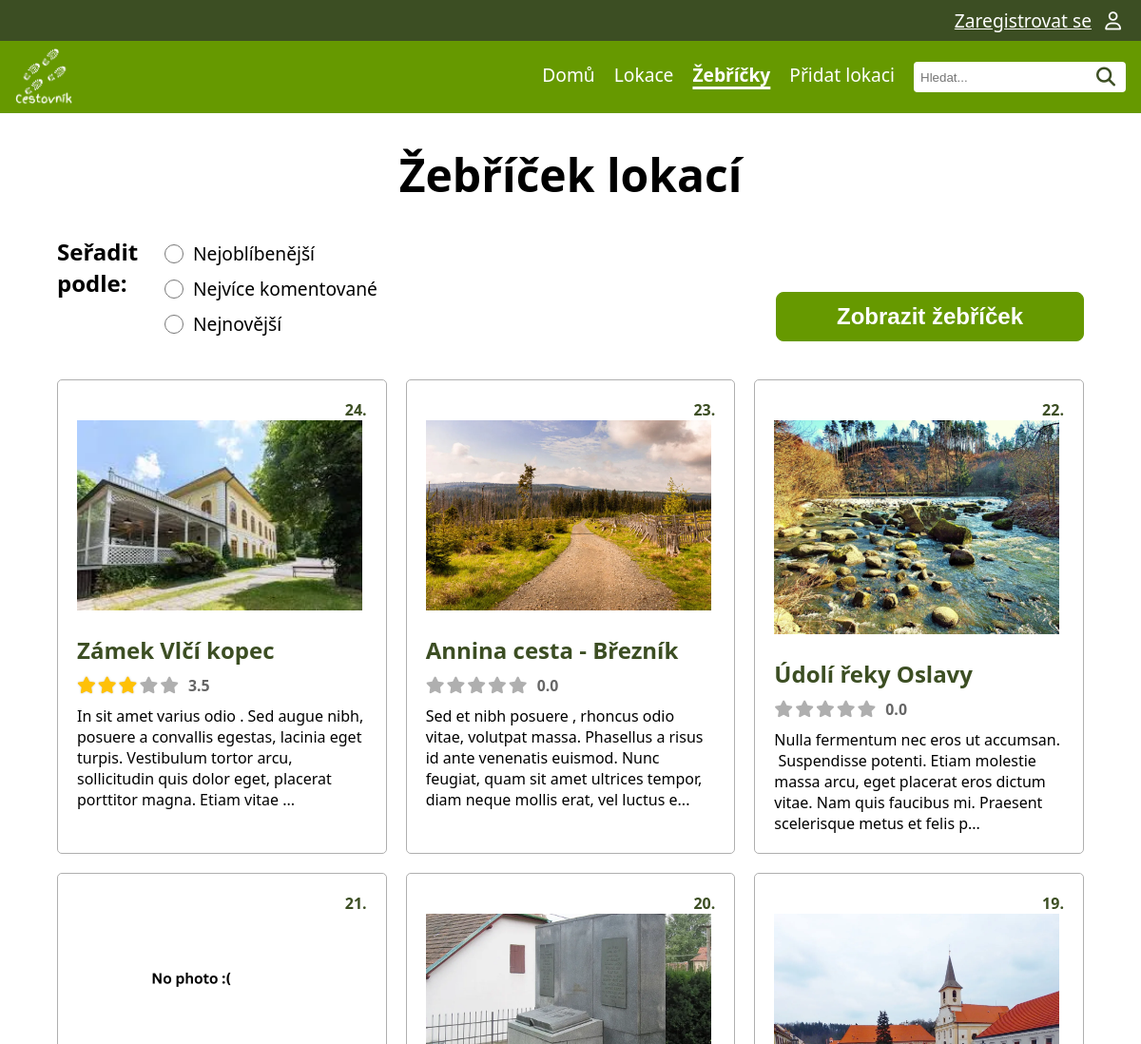
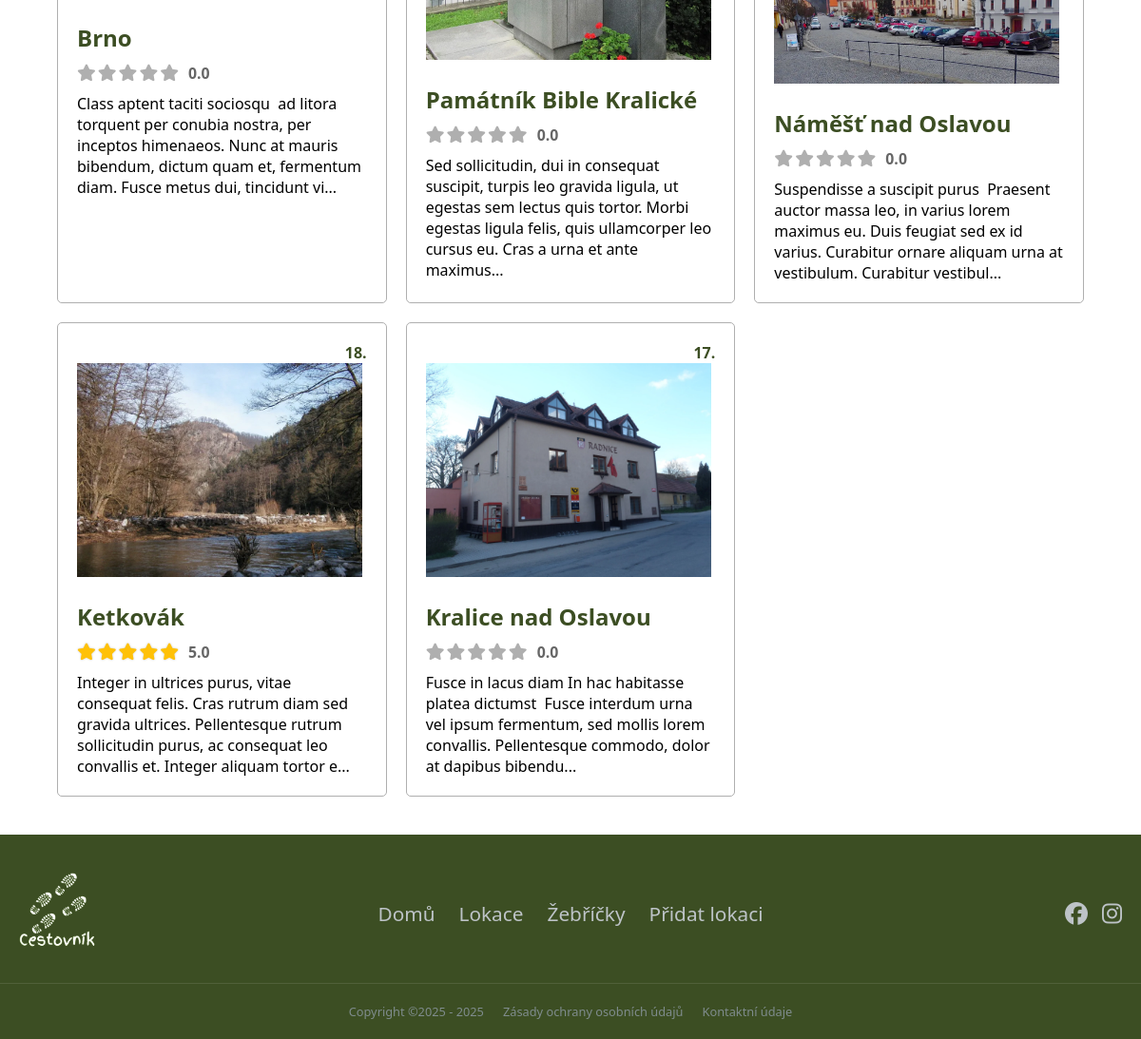
Screenshot of /rankings with the database file from the repository (2 pictures, top to bottom).
### tables this page shows
CREATE TABLE "photo"
(
    id          INTEGER
        primary key autoincrement,
    name        VARCHAR not null,
    alt_text    VARCHAR,
    url         VARCHAR not null,
    id_location INTEGER not null
        references location
            on delete cascade
);

CREATE TABLE "location"
(
    id                  INTEGER
        primary key autoincrement,
    name                VARCHAR                   not null,
    description         VARCHAR,
    date_location_added TEXT default current_date not null,
    id_user             INTEGER                   not null
        constraint location_user_id_fk
            references user
            on delete cascade,
    id_status           INTEGER                   not null
        constraint location_location_status_id_fk
            references location_status
);

### pages/rankings.py (the view)
@router.get("/rankings")
async def rankings_page(request: Request, sort:str = "sort", svc: LocationService = Depends(locations_service) ):
    titles_map = {
        "rating": "Nejoblíbenější lokace podle hodnocení",
        "comments": "Nejvíce diskutované lokace",
        "newest": "Nejnovější přidané lokace"
    }
    page_title = titles_map.get(sort, "Žebříček lokací")
    locations = {}
    if sort == "rating":
        locations = svc.list_locations_by_avg_rating()
    elif sort == "comments":
        locations = svc.list_locations_by_most_comments()
    elif sort == "newest":
        locations = svc.list_locations_by_newest()
    else:
        locations = svc.list_locations_by_newest()
    tpl = request.app.state.templates
    return tpl.TemplateResponse(
        "rankings.html",
        {
            "request": request,
            "title": page_title,
            "locations": locations
        }
    )

### templates/rankings.html (shortened to what this page needs)
{% extends "base.html" %}
{% block head %}
    <link rel="stylesheet" href="{{ url_for('static', path='css/rankings.css') }}">
    <link rel="stylesheet" href="{{ url_for('static', path='css/rating.css') }}">
{% endblock %}
{% block content %}
    <h1>{{ title }}</h1>
    <div class="container">
        <form action="/rankings" method="get" class="sort-container">
            <div class="sort-by-text">
                <label>Seřadit podle:</label>
            </div>
            <div class="sort-buttons">
                <div class="sort-option">
                    <input type="radio" id="sort_rating" name="sort" value="rating"
                           {% if current_sort == 'rating' %}checked{% endif %}>
                    <label for="sort_rating">Nejoblíbenější</label>
                </div>
                <div class="sort-option">
                    <input type="radio" id="sort_comments" name="sort" value="comments"
                           {% if current_sort == 'comments' %}checked{% endif %}>
                    <label for="sort_comments">Nejvíce komentované</label>
                </div>
                <div class="sort-option">
                    <input type="radio" id="sort_newest" name="sort" value="newest"
                           {% if current_sort == 'newest' %}checked{% endif %}>
                    <label for="sort_newest">Nejnovější</label>
                </div>
            </div>
            <div class="sort-spacer"></div>
            <div class="sort-button">
                <button type="submit" class="btn">Zobrazit žebříček</button>
            </div>
        </form>
    </div>
    <div class="container">
        <div class="locations-container">
            {% for loc in locations %}
                <div class="location-box">
                    <a href="{{ url_for('location_detail',  location_id=loc['id']) }}">
                        <div class="location-box-id">{{ loc['id'] }}.</div>
                        <div class="location-box-img">
                            {% if loc['photo'] %}
                                <img alt="{{ loc['photo']['alt_text'] }}" src="/{{ loc['photo']['url'] }}">
                            {% else %}
                                <img alt="No photo" src="{{ url_for('static', path='img/web/noImage.webp') }}"
                                     class="noImage">
                            {% endif %}
                        </div>
                        <div class="location-box-heading">
                            <h2>{{ loc['name'] }}</h2>
                        </div>
                        <div class="rating-stars" title="Průměrné hodnocení: {{ (loc['avg_rating'] or 0) | round(1) }}">
                            {% set active_stars = loc['avg_rating'] | int %}
                            {% set inactive_stars = 5 - active_stars %}
                            {% for i in range(active_stars) %}
                                <i class="fa-solid fa-star star-active"></i>
                            {% endfor %}
                            {% for i in range(inactive_stars) %}
                                <i class="fa-solid fa-star star-inactive"></i>
                            {% endfor %}
                            <span class="rating-value">
                        {% if loc['avg_rating'] %}
                            {{ loc['avg_rating'] | round(1) }}
                        {% else %}
                            0.0
                        {% endif %}
                        </span>
                        </div>
                        <div class="location-box-description">
                            {{ loc['description'] | truncate(200, True, '...') | safe | striptags }}
                        </div>
                    </a>
                </div>
            {% endfor %}
        </div>
    </div>
{% endblock %}

### static/css/style.css (style rules this page uses)
:root { font-family: system-ui, -apple-system, Segoe UI, Roboto, sans-serif; --background-color: white; --text-color: black; --light-green-color: #669900; --dark-green-color: #3c4e23; --white-text-color: white; --neutral-gray-color: #afafaf; --shadow-gray-color: #c8c8c8; --star-gold-color: #ffc107; --google-red-color:#DB4437; font-size: 16px; }
html, body { margin:0; padding: 0; background: var(--background-color); }
body { display: flex; flex-direction: column; min-height: 100vh; }
h1 { font-size: 3em; text-align: center; }
.noImage { max-width: 30vh; }

### static/css/rankings.css (style rules this page uses)
.container { display: grid; grid-template-columns: 1fr; width: 90%; margin: 0 auto; }
.sort-container { display: grid; grid-template-columns: 1fr 3fr 3fr 3fr; }
.sort-by-text { display: flex; font-weight: bold; font-size: 1.5rem; }
.sort-option { display: flex; align-items: center; gap: 10px; cursor: pointer; }
.sort-buttons { display: flex; flex-direction: column; gap: 10px; font-size: 1.2rem; justify-content: center; padding: 5px; }
.sort-option input[type="radio"] { width: 20px; height: 20px; margin: 0; cursor: pointer; accent-color: var(--light-green-color); }
.sort-option label { cursor: pointer; }
.sort-button { display: flex; }
.sort-button button { display: flex; font-size: 1.5rem; color: var(--white-text-color); justify-content: center; align-items: center; font-weight: bold; cursor: pointer; width: 100%; height: 40%; padding: 25px; border-radius: 8px; border: 1px solid var(--light-green-color); box-sizing: border-box; align-self: end; background-color: var(--light-green-color); }
.locations-container { display: grid; grid-template-columns: 1fr 1fr 1fr; gap: 20px; margin: 5vh 0 5vh 0; }
.location-box { display: flex; flex-direction: column; border: 1px solid var(--neutral-gray-color); border-radius: 5px; padding: 20px; }
.location-box a { text-decoration: none; color: var(--text-color); }
.location-box-id { text-align: right; color: var(--dark-green-color); font-weight: bold; }
.location-box-img { max-width: 300px; height: auto; }
.location-box-img img { width: 100%; object-fit: cover; }
.location-box-description { margin-top: 10px; }
.location-box-heading { color: var(--dark-green-color); margin-bottom: -10px; }

### static/css/rating.css (style rules this page uses)
.rating-stars { display: inline-flex; align-items: center; gap: 2px; font-size: 1.1em; }
.star-active { color: var(--star-gold-color); filter: drop-shadow(0 0 1px rgba(0,0,0,0.2)); }
.star-inactive { color: var(--neutral-gray-color); }
.rating-value { margin-left: 8px; font-weight: bold; color: #666; font-size: 0.9em; }

### rows the page displays
photo: id "24", photo (picture), name "Zámek Vlčí kopec", avg_rating "3.5", description "In sit amet varius odio . Sed augue nibh, posuere a convallis egestas, lacinia eget turpis. Vestibulum tortor arcu, sollicitudin quis dolor eget, placerat porttitor magna. Etiam vitae ..."
photo: id "23", photo (picture), name "Annina cesta - Březník", shows "0.0", description "Sed et nibh posuere , rhoncus odio vitae, volutpat massa. Phasellus a risus id ante venenatis euismod. Nunc feugiat, quam sit amet ultrices tempor, diam neque mollis erat, vel luctus e..."
photo: id "22", photo (picture), name "Údolí řeky Oslavy", shows "0.0", description "Nulla fermentum nec eros ut accumsan. Suspendisse potenti. Etiam molestie massa arcu, eget placerat eros dictum vitae. Nam quis faucibus mi. Praesent scelerisque metus et felis p..."
location: id "21", name "Brno", shows "0.0", description "Class aptent taciti sociosqu ad litora torquent per conubia nostra, per inceptos himenaeos. Nunc at mauris bibendum, dictum quam et, fermentum diam. Fusce metus dui, tincidunt vi..."
photo: id "20", photo (picture), name "Památník Bible Kralické", shows "0.0", description "Sed sollicitudin, dui in consequat suscipit, turpis leo gravida ligula, ut egestas sem lectus quis tortor. Morbi egestas ligula felis, quis ullamcorper leo cursus eu. Cras a urna et ante maximus..."
photo: id "19", photo (picture), name "Náměšť nad Oslavou", shows "0.0", description "Suspendisse a suscipit purus Praesent auctor massa leo, in varius lorem maximus eu. Duis feugiat sed ex id varius. Curabitur ornare aliquam urna at vestibulum. Curabitur vestibul..."
photo: id "18", photo (picture), name "Ketkovák", avg_rating "5.0", description "Integer in ultrices purus, vitae consequat felis. Cras rutrum diam sed gravida ultrices. Pellentesque rutrum sollicitudin purus, ac consequat leo convallis et. Integer aliquam tortor e..."
photo: id "17", photo (picture), name "Kralice nad Oslavou", shows "0.0", description "Fusce in lacus diam In hac habitasse platea dictumst Fusce interdum urna vel ipsum fermentum, sed mollis lorem convallis. Pellentesque commodo, dolor at dapibus bibendu..."

### other values shown
{{ title }} "Žebříček lokací"
